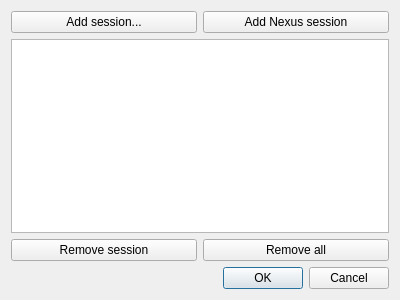
<?xml version="1.0" encoding="UTF-8"?>
<ui version="4.0">
 <class>Dialog</class>
 <widget class="QDialog" name="Dialog">
  <property name="geometry">
   <rect>
    <x>0</x>
    <y>0</y>
    <width>400</width>
    <height>300</height>
   </rect>
  </property>
  <property name="windowTitle">
   <string>Dialog</string>
  </property>
  <layout class="QVBoxLayout" name="verticalLayout">
   <item>
    <layout class="QGridLayout" name="gridLayout">
     <item row="0" column="1">
      <widget class="QPushButton" name="btnAddNexusSession">
       <property name="text">
        <string>Add Nexus session</string>
       </property>
      </widget>
     </item>
     <item row="0" column="0">
      <widget class="QPushButton" name="btnBrowseSession">
       <property name="text">
        <string>Add session...</string>
       </property>
      </widget>
     </item>
     <item row="2" column="1">
      <widget class="QPushButton" name="btnClearAll">
       <property name="text">
        <string>Remove all</string>
       </property>
      </widget>
     </item>
     <item row="2" column="0">
      <widget class="QPushButton" name="btnClearCurrent">
       <property name="text">
        <string>Remove session</string>
       </property>
      </widget>
     </item>
     <item row="1" column="0" colspan="2">
      <widget class="NiceListWidget" name="listSessions">
       <property name="sizePolicy">
        <sizepolicy hsizetype="Expanding" vsizetype="Expanding">
         <horstretch>0</horstretch>
         <verstretch>0</verstretch>
        </sizepolicy>
       </property>
       <property name="maximumSize">
        <size>
         <width>16777215</width>
         <height>16777215</height>
        </size>
       </property>
      </widget>
     </item>
    </layout>
   </item>
   <item>
    <widget class="QDialogButtonBox" name="buttonBox">
     <property name="orientation">
      <enum>Qt::Horizontal</enum>
     </property>
     <property name="standardButtons">
      <set>QDialogButtonBox::Cancel|QDialogButtonBox::Ok</set>
     </property>
    </widget>
   </item>
  </layout>
 </widget>
 <customwidgets>
  <customwidget>
   <class>NiceListWidget</class>
   <extends>QListWidget</extends>
   <header>plotter_gui</header>
  </customwidget>
 </customwidgets>
 <resources/>
 <connections>
  <connection>
   <sender>buttonBox</sender>
   <signal>accepted()</signal>
   <receiver>Dialog</receiver>
   <slot>accept()</slot>
   <hints>
    <hint type="sourcelabel">
     <x>248</x>
     <y>254</y>
    </hint>
    <hint type="destinationlabel">
     <x>157</x>
     <y>274</y>
    </hint>
   </hints>
  </connection>
  <connection>
   <sender>buttonBox</sender>
   <signal>rejected()</signal>
   <receiver>Dialog</receiver>
   <slot>reject()</slot>
   <hints>
    <hint type="sourcelabel">
     <x>316</x>
     <y>260</y>
    </hint>
    <hint type="destinationlabel">
     <x>286</x>
     <y>274</y>
    </hint>
   </hints>
  </connection>
 </connections>
</ui>
